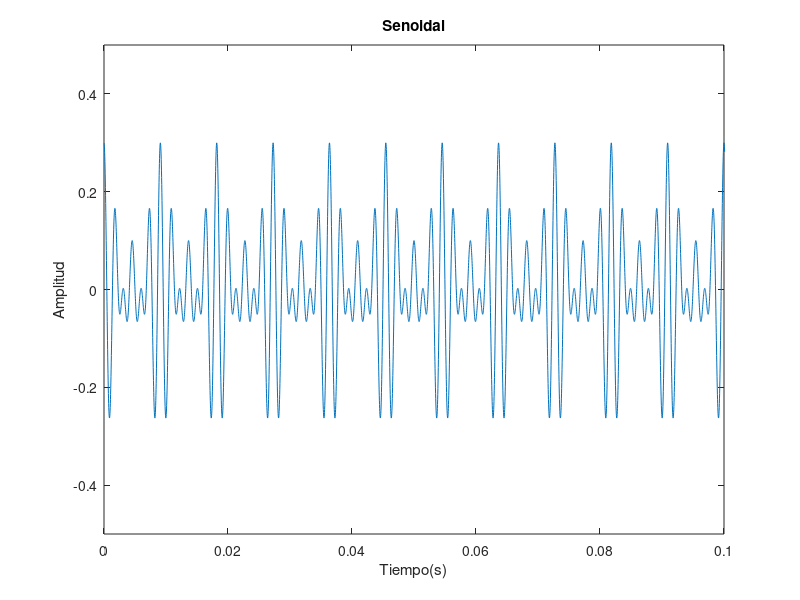

The MATLAB script that drew this image: (Note: this script raises an error after producing the figure.)
clear all;
close all;

fs=48000;	%Frecuencia de muestreo
Ts=1/fs;	%Periodo de muestreo
f1=440;		%Frecuencia deiferentes ondas
f2=550;
f3=660;

T=1;		%Duracion señal
A=0.1;		%Amplitud

t=Ts:Ts:T;	%Vector eje tiempo
L=length(t) %Longitud

xdet1=A*cos(2*pi*f1*t); %x1(t)
xdet2=A*cos(2*pi*f2*t);
xdet3=A*cos(2*pi*f3*t);

xdets=xdet1+xdet2+xdet3; %Suma ondas

plot(t,xdets);			%Dibujo vector
axis([0 0.1 -0.5 0.5])	%Ajuste ejes
xlabel('Tiempo(s)')		%Etiquetado y titulo
ylabel('Amplitud')
title('Senoidal')

audio = audioplayer(xdets,fs); %"PLAY" /Doesnt work/
play(audio)
